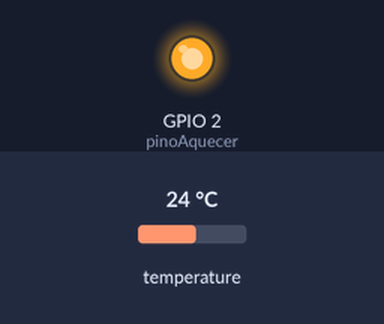
Bench run of a sketch on a simulated ESP32. Parts: output pins drawn as LEDs (lit = HIGH). Inputs (shaded band) come from the test bench; at power-on: temperature 24 °C. WiFi joins after 1.5 s; servers stay silent unless stated; what the sketch prints to the serial monitor is not drawn.

Above: at 2.7 s.
2.8 s: temperature set to 25.5 °C
4.7 s: temperature set to 26.3 °C
At 5.6 s:
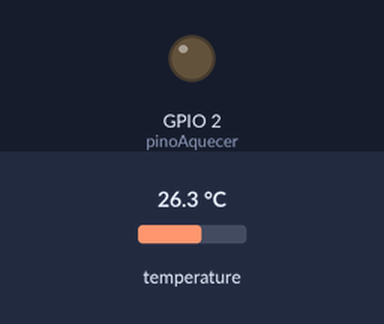
7.6 s: temperature set to 12 °C
At 8.5 s:
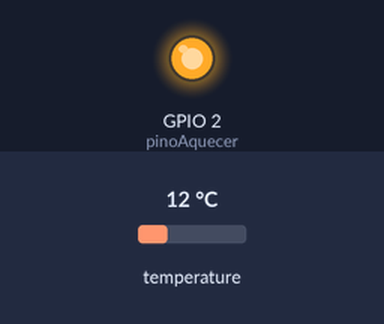
Timing chart, 0 to 10.6 s (numbered marks = the images above; inputs shaded):
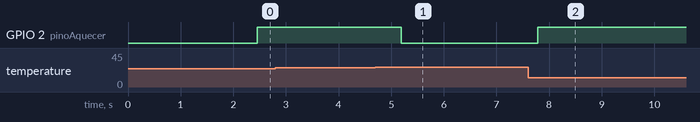

The sketch:

esp32-firebase.ino
```cpp
#include <WiFi.h>
#include <FirebaseESP32.h>

#define FIREBASE_HOST "esp32-flutter-firebase-7b9b6.firebaseio.com"
#define FIREBASE_AUTH "DQAkV1J1LiRtlNg98TovG681IqhEI668xdbzxBeq"
#define WIFI_SSID "WANTED"
#define WIFI_PASSWORD "lsh7257e5"

//Define FirebaseESP32 data object
FirebaseData firebaseData;

// Root Path
String path = "/ESP32_Device";

/*****************************************************
 * LEITURA DA TEMPERATURA
 */

#include <OneWire.h>
#include <DallasTemperature.h>
#define pinoDS18B20 15
#define pinoAquecer 2
#define pinoResfriar 2

OneWire oneWire(pinoDS18B20);
DallasTemperature sensors(&oneWire);
DeviceAddress sensor1;

class TellMeTemperature {
  // Atributos da classe
  int tempPin;
  int hotPin;
  int coldPin;
  int interval;

  float minTemp;
  float maxTemp;

  // Váriáveis aux
  float temp;
  float prev_temp;
  int tempState;
  int prev_tempState;
  unsigned long previousMillis;

  public:
  TellMeTemperature(int pinSensor, int pinH, int pinC, int readInterval, float minT, float maxT) { //the constructor has the same name of the class and initializes all atributes
    tempPin = pinSensor;
    hotPin = pinH;
    coldPin = pinC;
    interval = readInterval;

    minTemp = minT;
    maxTemp = maxT;

    temp = 0;
    prev_temp = 0;
    tempState = 0; // -1 frio | 0 estável | 1 quente
    previousMillis = 0;
  }

  void verifica_contato_sensor_DS18B20() {
    Serial.println("\n***********************************************");
    Serial.println("Localizado sensores DS18B20...");
    Serial.print("Foram encontrados ");
    Serial.print(sensors.getDeviceCount(), DEC); //DallasTemperature
    Serial.println(" sensores.");

    if (!sensors.getAddress(sensor1, 0)) //DeviceAddress
      Serial.println("Sensores nao encontrados !");

    Serial.print("Endereco sensor: ");
    for (uint8_t i = 0; i < 8; i++) { //i era de 16bits com a parte negativa
      if (sensor1[i] < 16) Serial.print("0");
      Serial.print(sensor1[i], HEX);
    }
    Serial.println("\n***********************************************\n");
  }

  void Init() {
    sensors.begin();
    pinMode(hotPin, OUTPUT);
    pinMode(coldPin, OUTPUT);

    verifica_contato_sensor_DS18B20(); // Info | Serial Port
  }

  void Uptade() {
    unsigned long currentMillis = millis();
    if(currentMillis - previousMillis >= interval) {
      sensors.requestTemperatures(); // é mais útil se tiver mais de um sensor DS18B20
      temp = sensors.getTempC(sensor1);
      if(isnan(temp))
        Serial.println("Falha ao ler o sensor de temperatura");
      else if(prev_temp != temp){ //evita atualizar à toa
        prev_temp = temp;
        Firebase.setDouble(firebaseData, path + "/Temperature/Data", temp); //Envia para o Firebase
      }
    }
  }

  void ControlUptade() {
    if(temp < minTemp) {
      tempState = -1;
      Serial.print("Frio -> ");
      Serial.println(temp);
      digitalWrite(hotPin, HIGH);
    } else if (temp>maxTemp) {
      tempState = 1;
      Serial.print("Quente -> ");
      Serial.println(temp);
      digitalWrite(coldPin, LOW);
    } else {
      tempState = 0;
      Serial.print("Temperatura estável -> ");
      Serial.println(temp);
      digitalWrite(hotPin, LOW);
      digitalWrite(coldPin, LOW);
    }
    if (prev_tempState != tempState){
      prev_tempState = tempState;
      Firebase.setInt(firebaseData, path + "/Temperature/State", tempState);
    }
  }
};

// Objects
TellMeTemperature temperature(pinoDS18B20, pinoAquecer, pinoResfriar, 500, 26, 26.3);

void setup() {
  Serial.begin(115200);

  temperature.Init();
  initWifi();
}

void loop() {
  temperature.Uptade();
  temperature.ControlUptade();
}

void initWifi(){
  WiFi.begin(WIFI_SSID, WIFI_PASSWORD);
  Serial.print("Connecting to Wi-Fi");
  while (WiFi.status() != WL_CONNECTED)
  {
    Serial.print(".");
    delay(300);
  }
  Serial.println();
  Serial.print("Connected with IP: ");
  Serial.println(WiFi.localIP());
  Serial.println();

  Firebase.begin(FIREBASE_HOST, FIREBASE_AUTH);
  Firebase.reconnectWiFi(true);

  //Set database read timeout to 1 minute (max 15 minutes)
  Firebase.setReadTimeout(firebaseData, 1000 * 60);
  //tiny, small, medium, large and unlimited.
  //Size and its write timeout e.g. tiny (1s), small (10s), medium (30s) and large (60s).
  Firebase.setwriteSizeLimit(firebaseData, "tiny");
}
```

Measured:
- the behaviour switches between 25.9 and 26 °C on temperature (found by bisection; images 0 and 1)
- after the input at 2.8 s, every drawn part: stays the same
- after the input at 4.7 s, GPIO 2 (pinoAquecer): HIGH → LOW after 0.49 s
- after the input at 7.6 s, GPIO 2 (pinoAquecer): LOW → HIGH after 0.19 s
